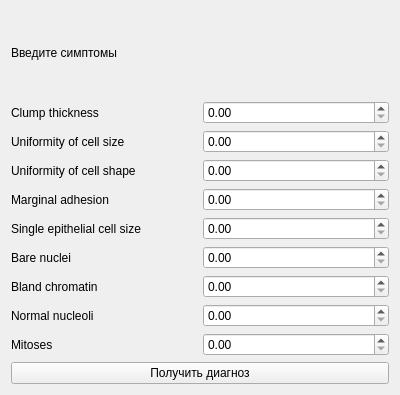
<?xml version="1.0" encoding="UTF-8"?>
<ui version="4.0">
 <class>FormDiagnostic</class>
 <widget class="QWidget" name="FormDiagnostic">
  <property name="geometry">
   <rect>
    <x>0</x>
    <y>0</y>
    <width>400</width>
    <height>395</height>
   </rect>
  </property>
  <property name="minimumSize">
   <size>
    <width>0</width>
    <height>395</height>
   </size>
  </property>
  <property name="windowTitle">
   <string>Form</string>
  </property>
  <layout class="QGridLayout" name="gridLayout">
   <item row="0" column="0">
    <widget class="QLabel" name="label_11">
     <property name="text">
      <string>Введите симптомы</string>
     </property>
    </widget>
   </item>
   <item row="1" column="0">
    <widget class="QLabel" name="label">
     <property name="text">
      <string>Clump thickness</string>
     </property>
    </widget>
   </item>
   <item row="2" column="0">
    <widget class="QLabel" name="label_2">
     <property name="text">
      <string>Uniformity of cell size</string>
     </property>
    </widget>
   </item>
   <item row="3" column="0">
    <widget class="QLabel" name="label_3">
     <property name="text">
      <string>Uniformity of cell shape</string>
     </property>
    </widget>
   </item>
   <item row="4" column="0">
    <widget class="QLabel" name="label_4">
     <property name="text">
      <string>Marginal adhesion</string>
     </property>
    </widget>
   </item>
   <item row="5" column="0">
    <widget class="QLabel" name="label_5">
     <property name="text">
      <string>Single epithelial cell size</string>
     </property>
    </widget>
   </item>
   <item row="6" column="0">
    <widget class="QLabel" name="label_9">
     <property name="text">
      <string>Bare nuclei</string>
     </property>
    </widget>
   </item>
   <item row="7" column="0">
    <widget class="QLabel" name="label_10">
     <property name="text">
      <string>Bland chromatin</string>
     </property>
    </widget>
   </item>
   <item row="8" column="0">
    <widget class="QLabel" name="label_7">
     <property name="text">
      <string>Normal nucleoli</string>
     </property>
    </widget>
   </item>
   <item row="9" column="0">
    <widget class="QLabel" name="label_8">
     <property name="text">
      <string>Mitoses</string>
     </property>
    </widget>
   </item>
   <item row="10" column="0" colspan="2">
    <widget class="QPushButton" name="pushButton">
     <property name="text">
      <string>Получить диагноз</string>
     </property>
    </widget>
   </item>
   <item row="4" column="1">
    <widget class="QDoubleSpinBox" name="edit_adhesion">
     <property name="maximum">
      <double>10.000000000000000</double>
     </property>
    </widget>
   </item>
   <item row="6" column="1">
    <widget class="QDoubleSpinBox" name="edit_barenuclei">
     <property name="maximum">
      <double>10.000000000000000</double>
     </property>
    </widget>
   </item>
   <item row="3" column="1">
    <widget class="QDoubleSpinBox" name="edit_cellshape">
     <property name="maximum">
      <double>10.000000000000000</double>
     </property>
    </widget>
   </item>
   <item row="2" column="1">
    <widget class="QDoubleSpinBox" name="edit_cellsize">
     <property name="maximum">
      <double>10.000000000000000</double>
     </property>
    </widget>
   </item>
   <item row="7" column="1">
    <widget class="QDoubleSpinBox" name="edit_chromatin">
     <property name="maximum">
      <double>10.000000000000000</double>
     </property>
    </widget>
   </item>
   <item row="1" column="1">
    <widget class="QDoubleSpinBox" name="edit_clump">
     <property name="maximum">
      <double>10.000000000000000</double>
     </property>
    </widget>
   </item>
   <item row="5" column="1">
    <widget class="QDoubleSpinBox" name="edit_epithelialcellsize">
     <property name="maximum">
      <double>10.000000000000000</double>
     </property>
    </widget>
   </item>
   <item row="9" column="1">
    <widget class="QDoubleSpinBox" name="edit_mithoses">
     <property name="maximum">
      <double>10.000000000000000</double>
     </property>
    </widget>
   </item>
   <item row="8" column="1">
    <widget class="QDoubleSpinBox" name="edit_nucleoli">
     <property name="maximum">
      <double>10.000000000000000</double>
     </property>
    </widget>
   </item>
  </layout>
 </widget>
 <resources/>
 <connections/>
</ui>
